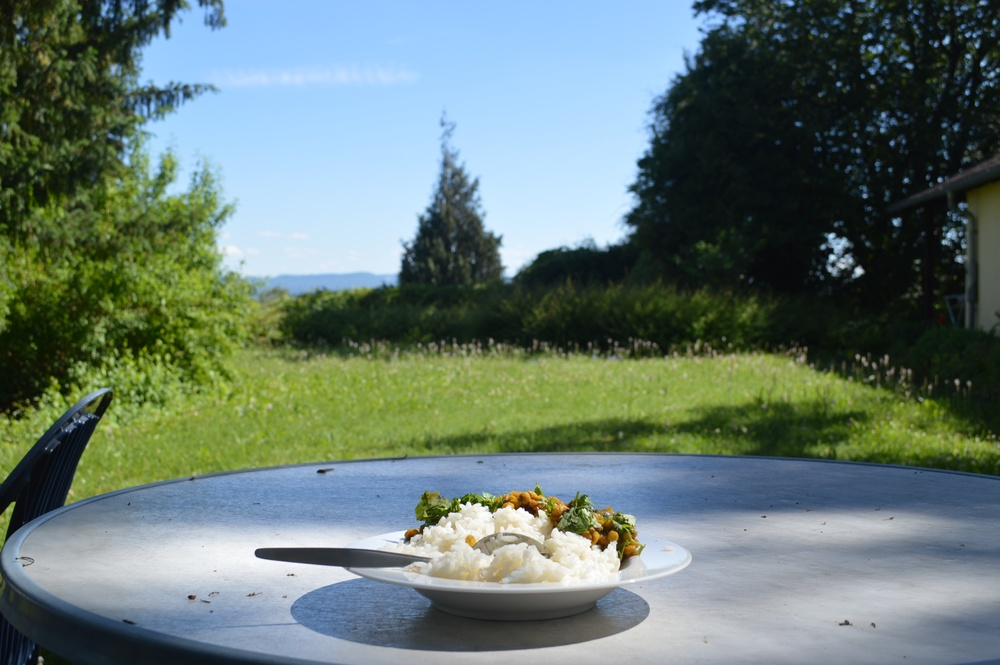
//> input picture project/opencv-tutorials/data/image2.JPG, 1000 x 665 px, shrunk from 3008 x 2000 before the run
$ ./Disparity data/image2.JPG data/image.png   (built with g++ and OpenCV 4)
//> lines starting //> are read from the running program, lines starting //| are printed output that depends on the picture
/*
 * Disparity.cpp
 *
 *  Created on: May 24, 2017
 *      Author: marci
 */

#include "opencv2/core/core.hpp"
#include "opencv2/calib3d/calib3d.hpp"
#include <opencv2/highgui/highgui.hpp>
#include <opencv2/imgproc/imgproc.hpp>
#include <stdio.h>
#include <iostream>
using namespace cv;

using namespace std;

Mat colorDisparityMap(Mat *);

/*
 * calculate disparity map
 * Usage ./Disparity left_img right_img
 */

int main(int argc, char* argv[]) {

	Mat img1, img2, g1, g2;
	Mat disp, cDisp;

	string left = argv[1];
	string right = argv[2];

	img1 = imread(left);
//> img1 is the input picture: 665 rows x 1000 cols, CV_8UC3; mean B, G, R 114.7, 121.7, 103.2
	img2 = imread(right);
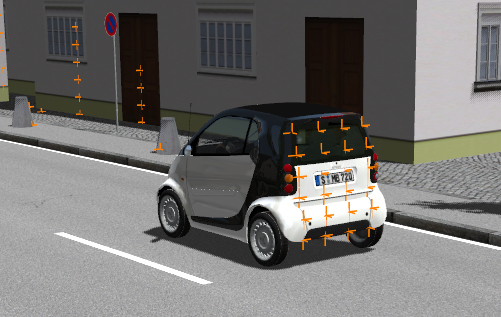
//> input picture project/opencv-tutorials/data/image.png, 501 x 317 px
//> img2 is the input picture: 317 rows x 501 cols, CV_8UC3; mean B, G, R 112.3, 113.9, 115.6

	cv::namedWindow("Example1", cv::WINDOW_AUTOSIZE);
	imshow("Example", img1);
	cv::waitKey(0);
	cv::destroyWindow("Example1");

	cv::namedWindow("Example2", cv::WINDOW_AUTOSIZE);
	imshow("Example2", img2);
	cv::waitKey(0);
	cv::destroyWindow("Example2");

	cvtColor(img1, g1, CV_BGR2GRAY);
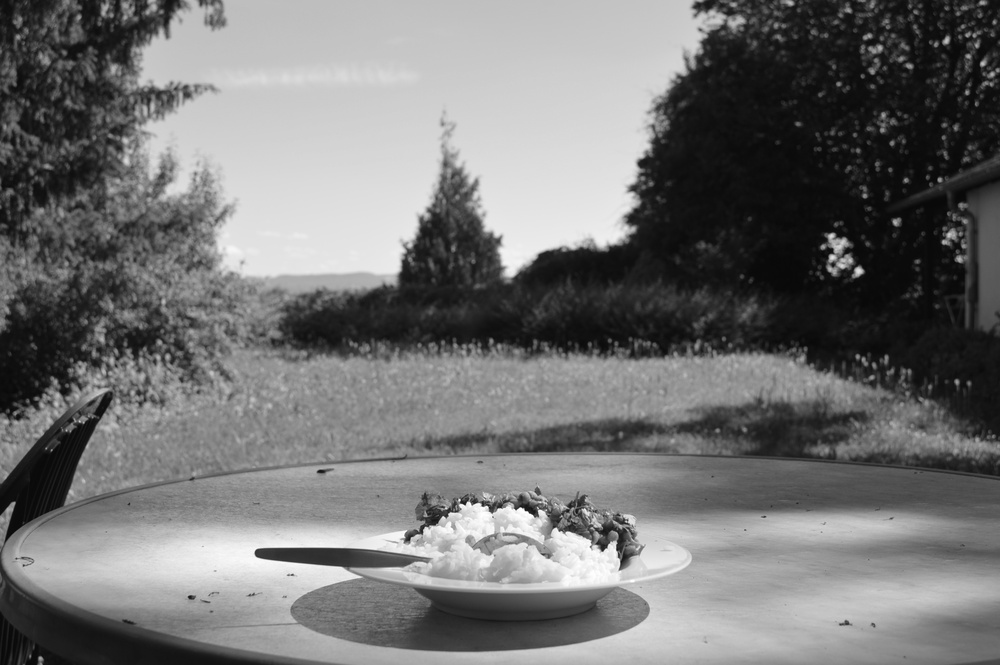
//> g1: 665 rows x 1000 cols, CV_8UC1; min 5, max 255, mean 115.4
	cvtColor(img2, g2, CV_BGR2GRAY);
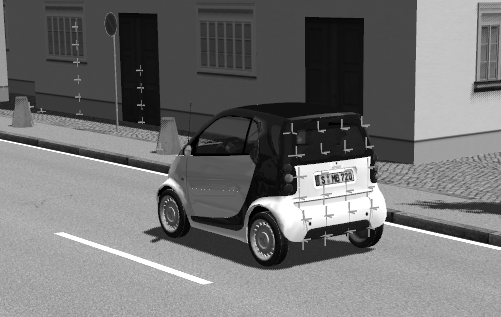
//> g2: 317 rows x 501 cols, CV_8UC1; min 0, max 255, mean 114.2

	//creates disparity map
	//@param numdisparity
	//@param blocksize
	//wide camera setting or close objects -> increase numdisparity

	cv::Ptr<cv::StereoBM> sbm = cv::StereoBM::create(80, 15);

	sbm->setPreFilterCap(31);
	sbm->setPreFilterSize(5);
	sbm->setTextureThreshold(500);
	sbm->setSpeckleWindowSize(0);
	sbm->setSpeckleRange(8);
	sbm->setMinDisparity(0);
	sbm->setUniquenessRatio(0);
	sbm->setDisp12MaxDiff(1);

//> (the run ends here: the program stops with an error, at `sbm->compute(g1, g2, disp);`)
